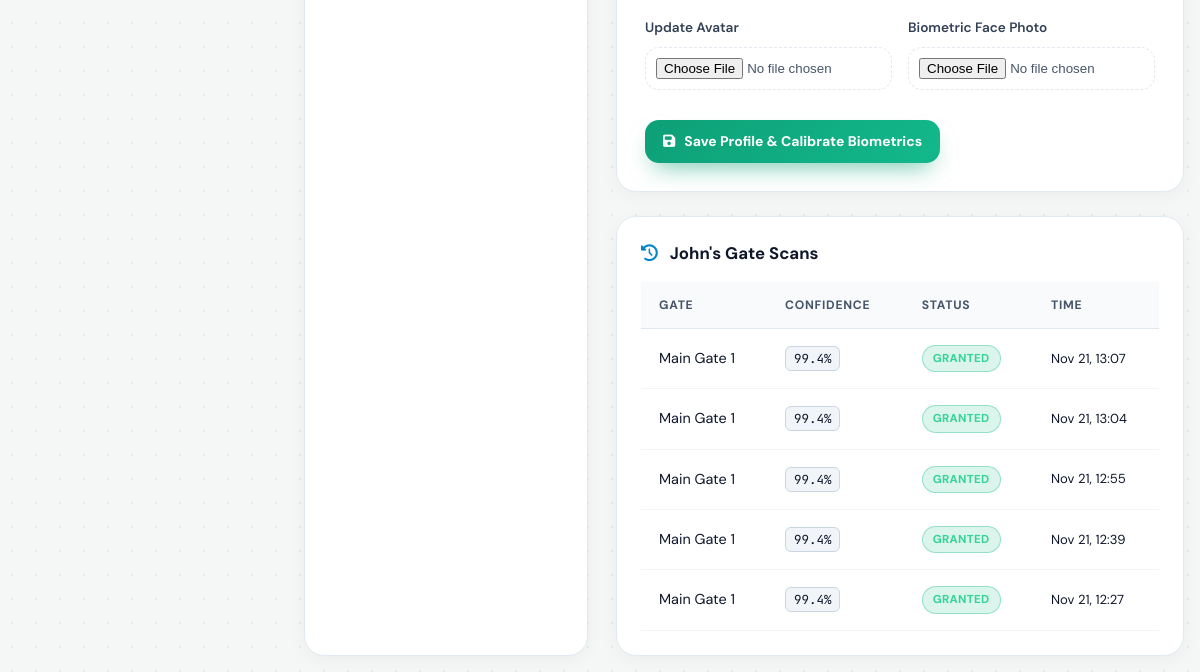
Page /profile/3/ (signed in, lower part) on the earlier database version.
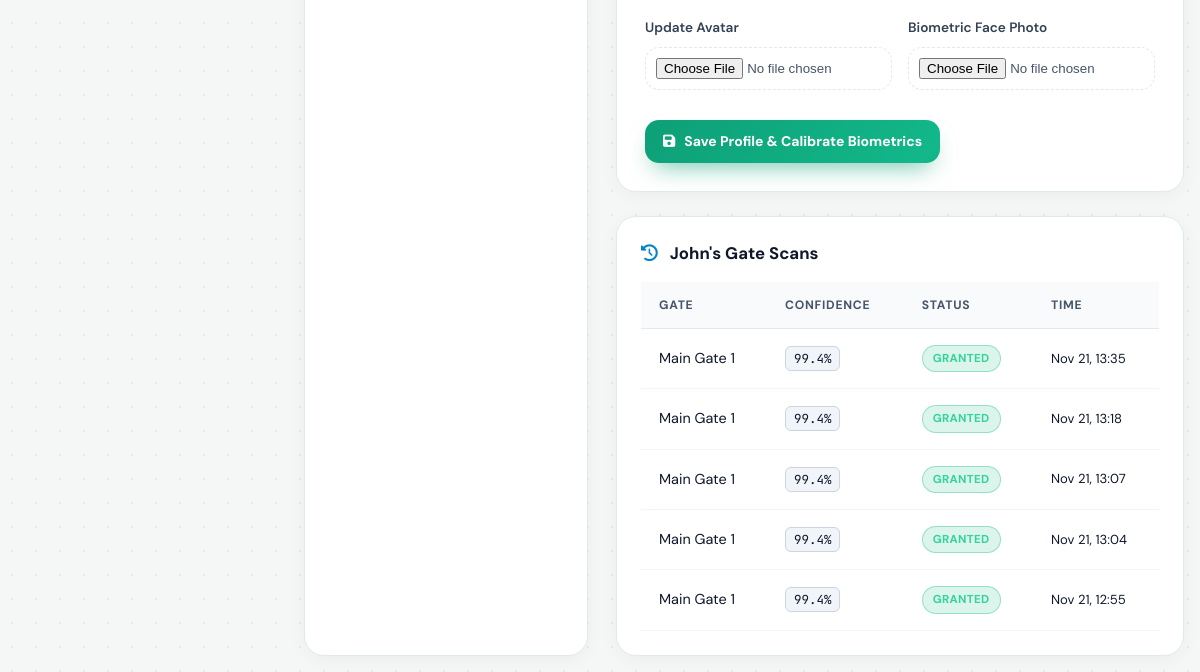
Same page on the later database version.
### society_app/models.py (models this page shows, shortened)
class BiometricGateLog(models.Model):
    user = models.ForeignKey(settings.AUTH_USER_MODEL, on_delete=models.SET_NULL, null=True, blank=True)
    flat_number = models.CharField(max_length=20, blank=True, default='', help_text="Destination Unit / Flat Number")
    recognized_name = models.CharField(max_length=120)
    matched_role = models.CharField(max_length=30)
    confidence_score = models.FloatField(help_text="Confidence percentage 0-100%")
    gate_name = models.CharField(max_length=80, default="Gate 1 - Main Entry")
    timestamp = models.DateTimeField(auto_now_add=True)
    access_granted = models.BooleanField(default=True)
    capture_image = models.ImageField(upload_to='biometric_captures/', blank=True, null=True)
    notes = models.CharField(max_length=200, blank=True, default='')
    class Meta:
        ordering = ['-timestamp']

### society_app/views.py (the view)
# urls.py: path('profile/<int:pk>/', views.resident_profile_view, name='resident_profile'),
@login_required
def resident_profile_view(request, pk):
    if not request.user.is_admin_role:
        messages.error(request, "Access denied. Only society managers can view resident profiles.")
        return redirect('dashboard')
    target_user = get_object_or_404(User, pk=pk)
    if target_user == request.user:
        return redirect('profile')
    if request.method == 'POST':
        form = UserProfileUpdateForm(request.POST, request.FILES, instance=target_user)
        if form.is_valid():
            form.save()
            if 'face_photo' in request.FILES:
                train_face_recognizer()
                messages.success(request, f"Profile for {target_user.get_full_name() or target_user.username} updated (biometrics recalibrated).")
            else:
                messages.success(request, f"Profile for {target_user.get_full_name() or target_user.username} updated.")
            return redirect('resident_profile', pk=pk)
    else:
        form = UserProfileUpdateForm(instance=target_user)
    recent_logs = BiometricGateLog.objects.filter(user=target_user)[:5]
    return render(request, 'auth/profile.html', {
        'form': form,
        'user_obj': target_user,
        'recent_logs': recent_logs,
        'is_own_profile': False,
        'can_edit': True,
    })

### society_app/context_processors.py (called while the page is built)
def google_auth_settings(request):
    return {
        'GOOGLE_CLIENT_ID': getattr(settings, 'GOOGLE_CLIENT_ID', ''),
        'google_verified_user': request.session.get('google_user'),
    }

### society_app/models.py (called while the page is built)
    @property
    def is_admin_role(self):
        return self.role == 'ADMIN' or self.is_superuser

### templates/auth/profile.html (shortened to what this page needs)
{% extends 'base.html' %}
{% block content %}
<div style="display: grid; grid-template-columns: 1fr 2fr; gap: 28px;">
  <div class="glass-panel" style="padding: 28px; text-align: center;">
  </div>
  <div style="display: flex; flex-direction: column; gap: 24px;">
    <div class="glass-panel" style="padding: 28px;">
      {% if can_edit %}
      <form method="POST" enctype="multipart/form-data">
        <div style="display: grid; grid-template-columns: 1fr 1fr; gap: 16px;">
        </div>
        <div style="display: grid; grid-template-columns: 1fr 1fr; gap: 16px;">
          <div class="form-group">
            <label class="form-label">Update Avatar</label>
            {{ form.avatar }}
          </div>
          <div class="form-group">
            <label class="form-label">Biometric Face Photo</label>
            {{ form.face_photo }}
          </div>
        </div>
        <button type="submit" class="btn btn-primary" style="margin-top: 10px;">
          <i class="fa-solid fa-floppy-disk"></i> Save Profile & Calibrate Biometrics
        </button>
      </form>
      {% endif %}
    </div>
    <div class="glass-panel" style="padding: 24px;">
      <h3 style="font-size: 1.05rem; font-weight: 700; margin-bottom: 16px;">
        <i class="fa-solid fa-clock-rotate-left" style="color: var(--accent-cyan); margin-right: 8px;"></i>
        {% if is_own_profile %}My Recent Gate Scans{% else %}{{ user_obj.first_name|default:user_obj.username }}'s Gate Scans{% endif %}
      </h3>
      {% if recent_logs %}
        <div class="table-responsive">
          <table class="glass-table">
            <thead>
              <tr>
                <th>Gate</th>
                <th>Confidence</th>
                <th>Status</th>
                <th>Time</th>
              </tr>
            </thead>
            <tbody>
              {% for log in recent_logs %}
              <tr>
                <td>{{ log.gate_name }}</td>
                <td><span class="badge-code">{{ log.confidence_score|floatformat:1 }}%</span></td>
                <td>
                  {% if log.access_granted %}
                    <span class="badge badge-resolved">Granted</span>
                  {% else %}
                    <span class="badge badge-urgent">Denied</span>
                  {% endif %}
                </td>
                <td style="color: var(--text-dim); font-size: 0.82rem;">{{ log.timestamp|date:"M d, H:i" }}</td>
              </tr>
              {% endfor %}
            </tbody>
          </table>
        </div>
      {% else %}
        <p style="color: var(--text-dim); font-size: 0.88rem;">No gate scans recorded yet.</p>
      {% endif %}
    </div>
  </div>
</div>
{% endblock %}

Differences in the rows shown:
no longer on this page (row unchanged): BiometricGateLog: gate_name "Main Gate 1", confidence_score "99.4", access_granted "GRANTED", timestamp "Nov 21, 12:39"
no longer on this page (row unchanged): BiometricGateLog: gate_name "Main Gate 1", confidence_score "99.4", access_granted "GRANTED", timestamp "Nov 21, 12:27"
added BiometricGateLog: gate_name "Main Gate 1", confidence_score "99.4", access_granted "GRANTED", timestamp "Nov 21, 13:35"
added BiometricGateLog: gate_name "Main Gate 1", confidence_score "99.4", access_granted "GRANTED", timestamp "Nov 21, 13:18"
